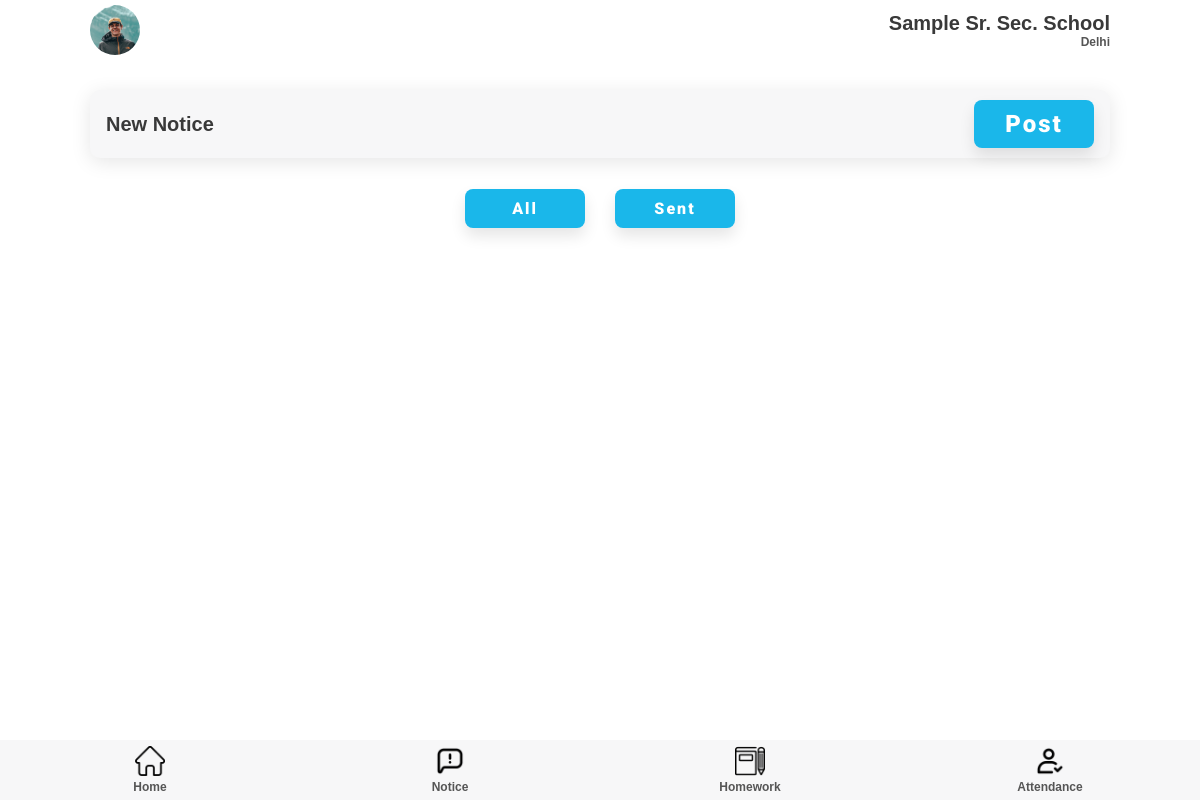
Page /notice/teacher/showNotice/ (signed in) on the earlier database version.
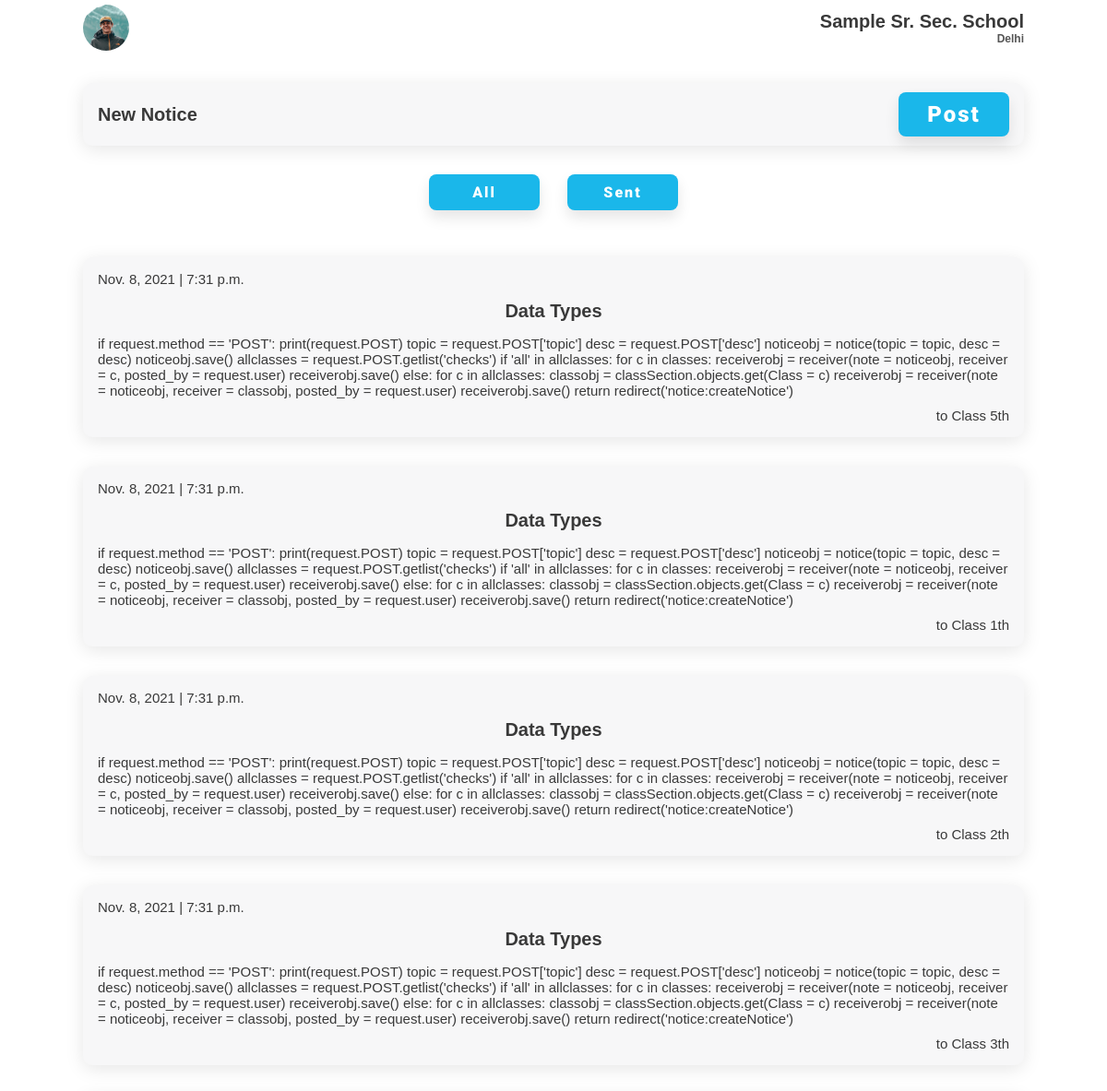
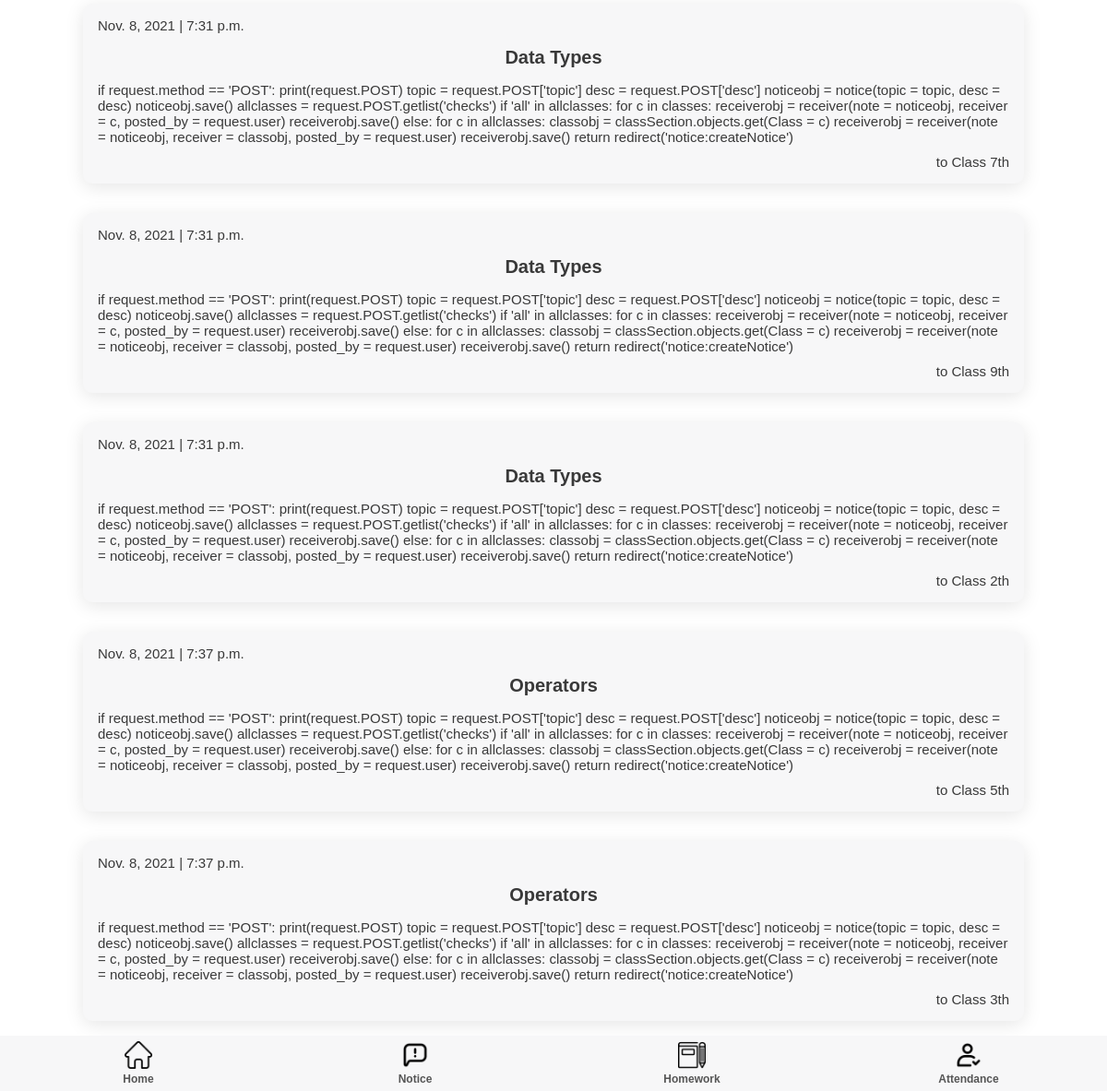
Same page on the later database version (2 pictures, top to bottom).
### notice/models.py (models this page shows)
class receiver(models.Model):
        note = models.ForeignKey(notice, on_delete=models.CASCADE)
        receiver = models.ForeignKey(classSection, on_delete=models.CASCADE)
        posted_by = models.ForeignKey(User, on_delete=models.CASCADE)

class notice(models.Model):
        topic = models.CharField(max_length=200)
        desc = models.CharField(max_length=2000)
        date = models.DateTimeField(auto_now=True)

### teacher/models.py (models this page shows)
class classSection(models.Model):
    Class = models.IntegerField()
    section = models.CharField(max_length=50)
    teacher = models.OneToOneField(teacher, on_delete=models.PROTECT)

### notice/views.py (the view)
# urls.py: path('teacher/showNotice/', views.showNotice, name='showNotice'),
def showNotice(request):
    receivers = receiver.objects.filter(posted_by = request.user)
    return render(request, 'addNotice.html', {'receivers': receivers})

### templates/teacher/addNotice.html
{% extends 'attendance.html' %}
{% load static %}
{% block extra-head %}
    <link rel="stylesheet" href="{% static '/css/style.css' %}" />
    <link rel="stylesheet" href="{% static '/css/attendance.css' %}" />
    <link rel="stylesheet" href="{% static '/css/notice.css' %}" />
{% endblock extra-head %}
{% block content %}
<section id="main">
      <section id="start-att">
        <div class="component-back">
          <div>
            <h2>New Notice</h2>
          </div>
          <a href="{% url 'notice:createNotice' %}"
            ><button class="btn btn-lg">Post</button></a
          >
        </div>
      </section>
      <section class="notice-toggle">
        <div class="notice-buttons">
          <button class="btn btn-md">All</button>
          <button class="btn btn-md">Sent</button>
        </div>
      </section>
      <section id="home-menu">
        <div class="home-menu">
          {% for receiver in receivers %}
          <div class="menu-list notice-list">
            <p>{{ receiver.note.date.date }} | {{ receiver.note.date.time }}</p>
            <h2>{{ receiver.note.topic }}</h2>
            <p>
              {{ receiver.note.desc }}
            </p>
            <p>to Class {{ receiver.receiver.Class }}th</p>
          </div>
          {% endfor %}
        </div>
      </section>
</section>
{% endblock content %}

### templates/teacher/attendance.html (shortened to what this page needs)
{% extends 'home.html' %} {% load static %}  {% block nav %}
<section id="nav">
  <nav class="top-navbar">
    <div class="profile-picture">
      <img src="{% static '/img/profile.jpg' %}" />
    </div>
    <div class="school-name">
      <h2>Sample Sr. Sec. School</h2>
      <h5 class="faded">Delhi</h5>
    </div>
  </nav>
</section>
{% endblock nav %}

### templates/teacher/home.html (shortened to what this page needs)
{% load static %}
<!DOCTYPE html>
<html lang="en">
  {% block head %}
  <head>
    <link
      rel="stylesheet"
      href="https://cdnjs.cloudflare.com/ajax/libs/font-awesome/6.0.0-beta2/css/all.min.css"
    />
    <link rel="stylesheet" href="{% static 'css/style.css' %}" />
    {% block extra-head %}{% endblock extra-head %}
  </head>
  {% endblock head %}
  <body>
    <section id="main">
      {% block nav %}{% endblock nav %}
    {% block content %}{% endblock content %}
      {% block nav-bottom %}
      <section id="bottom-nav">
        <nav class="bottom-navbar">
          <div class="nav-links">
            <div class="nav-button">
              <a href="{% url 'teacher:teacherhome' %}">
                <img src="{% static '/img/home.png' %}" />
                <h5 class="faded">Home</h5>
              </a>
            </div>
            <div class="nav-button">
              <a href="{% url 'notice:showNotice' %}">
                <img src="{% static '/img/notice.png' %}" />
                <h5 class="faded">Notice</h5>
              </a>
            </div>
            <div class="nav-button">
              <a href="{% url 'homework:homeworkTeacher' %}">
                <img src="{% static 'img/homework.png' %}" />
                <h5 class="faded">Homework</h5>
              </a>
            </div>
            <div class="nav-button">
              <a href="{% url 'attendance:attendance' %}">
                <img src="{% static '/img/check.png' %}" />
                <h5 class="faded">Attendance</h5>
              </a>
            </div>
          </div>
        </nav>
      </section>
      {% endblock nav-bottom %}
    </section>
  </body>
</html>

### static/css/style.css (style rules this page uses)
:root { --dark-green: #1ab7ea; --light-green: #9cdabd; --dark-red: #fb3f4a; --light-red: #fb878e; --light-red: #2196f3; --light-grey: #f7f7f8; --dark-grey: #e7e7e8; --dark: #393939; --faded: #555555; --center-width: 85%; }
* { box-sizing: border-box; margin: 0; padding: 0; }
body { font-family: "Arial", sans-serif; -webkit-font-smoothing: antialiased; }
a { text-decoration: none; }
* { margin: 0; padding: 0; }
#main { margin: auto; margin-bottom: 60px; width: 100%; background-color: #fff; }
#nav { margin-bottom: 30px; }
.top-navbar { margin: auto; display: flex; justify-content: space-between; align-items: center; align-content: center; height: 60px; width: var(--center-width); }
.profile-picture { height: 50px; width: 50px; }
.profile-picture img { height: 100%; width: 100%; border-radius: 50px; object-fit: cover; }
.school-name { display: flex; flex-direction: column; align-items: flex-end; }
.home-menu, .goto { margin: 35px auto 0; width: var(--center-width); display: flex; flex-direction: column; justify-content: space-between; }
.menu-list, .component-back { background-color: var(--light-grey); border-radius: 10px; display: flex; justify-content: space-between; align-items: center; margin: 1em 0; padding: 10px 16px; transition: all 0.5s ease 0s; box-shadow: 0px 4px 20px rgba(0, 0, 0, 0.1); }
.bottom-navbar { margin: auto; position: fixed; bottom: 0; background-color: var(--light-grey); height: 60px; width: 100%; }
.nav-links { margin: auto; width: var(--center-width); display: flex; justify-content: space-between; width: 100%; }
.nav-button { height: 60px; width: 25%; display: flex; flex-direction: column; justify-content: space-around; align-items: center; transition: all 0.3s ease-in-out 0.1s; }
.nav-button > a { width: 100%; text-align: center; }
.nav-button img { height: 30px; }
.btn { display: inline-block; background: var(--dark-green); color: #fff; padding: 10px 15px; min-width: 120px; font-size: 1rem; text-align: center; border: none; cursor: pointer; outline: none; box-shadow: 0px 8px 15px rgba(0, 0, 0, 0.1); transition: all 0.3s ease 0s; border-radius: 8px; letter-spacing: 2px; font-family: "Roboto", sans-serif; font-weight: 900; }
.btn-lg { font-size: 1.5rem; }
.btn-md { font-size: 1rem; }
p { color: var(--dark); font-size: 15px; font-weight: 300; }
h2 { color: var(--dark); text-transform: capitalize; font-size: 20px; font-weight: 600; }
h5 { color: var(--dark); font-size: 12px; font-weight: 600; }
.faded { color: var(--faded); }

### static/css/attendance.css (style rules this page uses)
#start-att { width: 85%; margin: auto; }

### static/css/notice.css (style rules this page uses)
.notice-list { flex-direction: column; }
.notice-list > p:nth-child(1) { align-self: baseline; }
.notice-list > p:nth-child(4) { align-self: end; }
.notice-list > * { margin: 5px 0px; }
.notice-list h2 { margin: 10px 0; }
.notice-toggle { margin: auto; }
.notice-buttons { display: flex; justify-content: center; }
.notice-toggle .notice-buttons .btn { margin: 15px 15px 0 15px; }

Differences in the rows shown:
added receiver: note "Nov. 8, 2021", note.date.time "7:31 p.m.", note.topic "Data Types", note.desc "if request.method == 'POST': print(request.POST) topic = request.POST['topic'] desc = request.POST['desc'] noticeobj = notice(topic = topic, desc = desc) noticeobj.save() allclasses = request.POST.getlist('checks') if 'all' in allclasses: for c in classes: receiverobj = receiver(note = noticeobj, receiver = c, posted_by = request.user) receiverobj.save() else: for c in allclasses: classobj = classSection.objects.get(Class = c) receiverobj = receiver(note = noticeobj, receiver = classobj, posted_by = request.user) receiverobj.save() return redirect('notice:createNotice')", receiver.Class "5"
added receiver: note "Nov. 8, 2021", note.date.time "7:31 p.m.", note.topic "Data Types", note.desc "if request.method == 'POST': print(request.POST) topic = request.POST['topic'] desc = request.POST['desc'] noticeobj = notice(topic = topic, desc = desc) noticeobj.save() allclasses = request.POST.getlist('checks') if 'all' in allclasses: for c in classes: receiverobj = receiver(note = noticeobj, receiver = c, posted_by = request.user) receiverobj.save() else: for c in allclasses: classobj = classSection.objects.get(Class = c) receiverobj = receiver(note = noticeobj, receiver = classobj, posted_by = request.user) receiverobj.save() return redirect('notice:createNotice')", receiver.Class "1"
added receiver: note "Nov. 8, 2021", note.date.time "7:31 p.m.", note.topic "Data Types", note.desc "if request.method == 'POST': print(request.POST) topic = request.POST['topic'] desc = request.POST['desc'] noticeobj = notice(topic = topic, desc = desc) noticeobj.save() allclasses = request.POST.getlist('checks') if 'all' in allclasses: for c in classes: receiverobj = receiver(note = noticeobj, receiver = c, posted_by = request.user) receiverobj.save() else: for c in allclasses: classobj = classSection.objects.get(Class = c) receiverobj = receiver(note = noticeobj, receiver = classobj, posted_by = request.user) receiverobj.save() return redirect('notice:createNotice')", receiver.Class "2"
added receiver: note "Nov. 8, 2021", note.date.time "7:31 p.m.", note.topic "Data Types", note.desc "if request.method == 'POST': print(request.POST) topic = request.POST['topic'] desc = request.POST['desc'] noticeobj = notice(topic = topic, desc = desc) noticeobj.save() allclasses = request.POST.getlist('checks') if 'all' in allclasses: for c in classes: receiverobj = receiver(note = noticeobj, receiver = c, posted_by = request.user) receiverobj.save() else: for c in allclasses: classobj = classSection.objects.get(Class = c) receiverobj = receiver(note = noticeobj, receiver = classobj, posted_by = request.user) receiverobj.save() return redirect('notice:createNotice')", receiver.Class "3"
added receiver: note "Nov. 8, 2021", note.date.time "7:31 p.m.", note.topic "Data Types", note.desc "if request.method == 'POST': print(request.POST) topic = request.POST['topic'] desc = request.POST['desc'] noticeobj = notice(topic = topic, desc = desc) noticeobj.save() allclasses = request.POST.getlist('checks') if 'all' in allclasses: for c in classes: receiverobj = receiver(note = noticeobj, receiver = c, posted_by = request.user) receiverobj.save() else: for c in allclasses: classobj = classSection.objects.get(Class = c) receiverobj = receiver(note = noticeobj, receiver = classobj, posted_by = request.user) receiverobj.save() return redirect('notice:createNotice')", receiver.Class "7"
added receiver: note "Nov. 8, 2021", note.date.time "7:31 p.m.", note.topic "Data Types", note.desc "if request.method == 'POST': print(request.POST) topic = request.POST['topic'] desc = request.POST['desc'] noticeobj = notice(topic = topic, desc = desc) noticeobj.save() allclasses = request.POST.getlist('checks') if 'all' in allclasses: for c in classes: receiverobj = receiver(note = noticeobj, receiver = c, posted_by = request.user) receiverobj.save() else: for c in allclasses: classobj = classSection.objects.get(Class = c) receiverobj = receiver(note = noticeobj, receiver = classobj, posted_by = request.user) receiverobj.save() return redirect('notice:createNotice')", receiver.Class "9"
added receiver: note "Nov. 8, 2021", note.date.time "7:31 p.m.", note.topic "Data Types", note.desc "if request.method == 'POST': print(request.POST) topic = request.POST['topic'] desc = request.POST['desc'] noticeobj = notice(topic = topic, desc = desc) noticeobj.save() allclasses = request.POST.getlist('checks') if 'all' in allclasses: for c in classes: receiverobj = receiver(note = noticeobj, receiver = c, posted_by = request.user) receiverobj.save() else: for c in allclasses: classobj = classSection.objects.get(Class = c) receiverobj = receiver(note = noticeobj, receiver = classobj, posted_by = request.user) receiverobj.save() return redirect('notice:createNotice')", receiver.Class "2"
added receiver: note "Nov. 8, 2021", note.date.time "7:37 p.m.", note.topic "Operators", note.desc "if request.method == 'POST': print(request.POST) topic = request.POST['topic'] desc = request.POST['desc'] noticeobj = notice(topic = topic, desc = desc) noticeobj.save() allclasses = request.POST.getlist('checks') if 'all' in allclasses: for c in classes: receiverobj = receiver(note = noticeobj, receiver = c, posted_by = request.user) receiverobj.save() else: for c in allclasses: classobj = classSection.objects.get(Class = c) receiverobj = receiver(note = noticeobj, receiver = classobj, posted_by = request.user) receiverobj.save() return redirect('notice:createNotice')", receiver.Class "5"
added receiver: note "Nov. 8, 2021", note.date.time "7:37 p.m.", note.topic "Operators", note.desc "if request.method == 'POST': print(request.POST) topic = request.POST['topic'] desc = request.POST['desc'] noticeobj = notice(topic = topic, desc = desc) noticeobj.save() allclasses = request.POST.getlist('checks') if 'all' in allclasses: for c in classes: receiverobj = receiver(note = noticeobj, receiver = c, posted_by = request.user) receiverobj.save() else: for c in allclasses: classobj = classSection.objects.get(Class = c) receiverobj = receiver(note = noticeobj, receiver = classobj, posted_by = request.user) receiverobj.save() return redirect('notice:createNotice')", receiver.Class "3"
